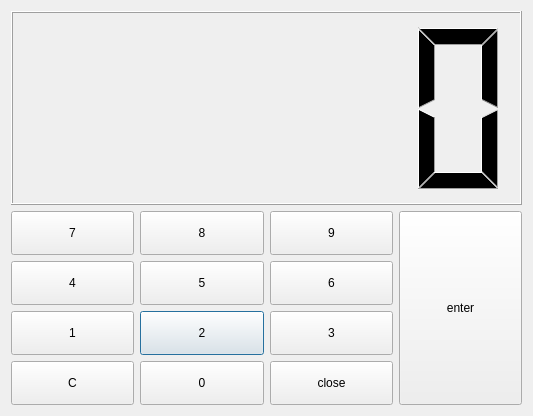
<?xml version="1.0" encoding="UTF-8"?>
<ui version="4.0">
 <class>keypad</class>
 <widget class="QDialog" name="keypad">
  <property name="geometry">
   <rect>
    <x>0</x>
    <y>0</y>
    <width>533</width>
    <height>416</height>
   </rect>
  </property>
  <property name="windowTitle">
   <string>Dialog</string>
  </property>
  <layout class="QGridLayout" name="gridLayout_2">
   <item row="0" column="0">
    <widget class="QLCDNumber" name="lcdDisplay"/>
   </item>
   <item row="1" column="0">
    <layout class="QGridLayout" name="gridLayout">
     <item row="2" column="1">
      <widget class="QPushButton" name="pushButton_num_2">
       <property name="sizePolicy">
        <sizepolicy hsizetype="Preferred" vsizetype="Preferred">
         <horstretch>0</horstretch>
         <verstretch>0</verstretch>
        </sizepolicy>
       </property>
       <property name="text">
        <string>2</string>
       </property>
      </widget>
     </item>
     <item row="2" column="2">
      <widget class="QPushButton" name="pushButton_num_3">
       <property name="sizePolicy">
        <sizepolicy hsizetype="Preferred" vsizetype="Preferred">
         <horstretch>0</horstretch>
         <verstretch>0</verstretch>
        </sizepolicy>
       </property>
       <property name="text">
        <string>3</string>
       </property>
      </widget>
     </item>
     <item row="2" column="0">
      <widget class="QPushButton" name="pushButton_num_1">
       <property name="sizePolicy">
        <sizepolicy hsizetype="Preferred" vsizetype="Preferred">
         <horstretch>0</horstretch>
         <verstretch>0</verstretch>
        </sizepolicy>
       </property>
       <property name="text">
        <string>1</string>
       </property>
      </widget>
     </item>
     <item row="1" column="0">
      <widget class="QPushButton" name="pushButton_num_4">
       <property name="sizePolicy">
        <sizepolicy hsizetype="Preferred" vsizetype="Preferred">
         <horstretch>0</horstretch>
         <verstretch>0</verstretch>
        </sizepolicy>
       </property>
       <property name="text">
        <string>4</string>
       </property>
      </widget>
     </item>
     <item row="0" column="2">
      <widget class="QPushButton" name="pushButton_num_9">
       <property name="sizePolicy">
        <sizepolicy hsizetype="Preferred" vsizetype="Preferred">
         <horstretch>0</horstretch>
         <verstretch>0</verstretch>
        </sizepolicy>
       </property>
       <property name="text">
        <string>9</string>
       </property>
      </widget>
     </item>
     <item row="1" column="1">
      <widget class="QPushButton" name="pushButton_num_5">
       <property name="sizePolicy">
        <sizepolicy hsizetype="Preferred" vsizetype="Preferred">
         <horstretch>0</horstretch>
         <verstretch>0</verstretch>
        </sizepolicy>
       </property>
       <property name="text">
        <string>5</string>
       </property>
      </widget>
     </item>
     <item row="1" column="2">
      <widget class="QPushButton" name="pushButton_num_6">
       <property name="sizePolicy">
        <sizepolicy hsizetype="Preferred" vsizetype="Preferred">
         <horstretch>0</horstretch>
         <verstretch>0</verstretch>
        </sizepolicy>
       </property>
       <property name="text">
        <string>6</string>
       </property>
      </widget>
     </item>
     <item row="0" column="0">
      <widget class="QPushButton" name="pushButton_num_7">
       <property name="sizePolicy">
        <sizepolicy hsizetype="Preferred" vsizetype="Preferred">
         <horstretch>0</horstretch>
         <verstretch>0</verstretch>
        </sizepolicy>
       </property>
       <property name="text">
        <string>7</string>
       </property>
      </widget>
     </item>
     <item row="0" column="1">
      <widget class="QPushButton" name="pushButton_num_8">
       <property name="sizePolicy">
        <sizepolicy hsizetype="Preferred" vsizetype="Preferred">
         <horstretch>0</horstretch>
         <verstretch>0</verstretch>
        </sizepolicy>
       </property>
       <property name="text">
        <string>8</string>
       </property>
      </widget>
     </item>
     <item row="3" column="1">
      <widget class="QPushButton" name="pushButton_num_0">
       <property name="sizePolicy">
        <sizepolicy hsizetype="Preferred" vsizetype="Preferred">
         <horstretch>0</horstretch>
         <verstretch>0</verstretch>
        </sizepolicy>
       </property>
       <property name="text">
        <string>0</string>
       </property>
      </widget>
     </item>
     <item row="3" column="0">
      <widget class="QPushButton" name="pushButton_clear">
       <property name="sizePolicy">
        <sizepolicy hsizetype="Preferred" vsizetype="Preferred">
         <horstretch>0</horstretch>
         <verstretch>0</verstretch>
        </sizepolicy>
       </property>
       <property name="text">
        <string>C</string>
       </property>
      </widget>
     </item>
     <item row="3" column="2">
      <widget class="QPushButton" name="pushButton_close">
       <property name="sizePolicy">
        <sizepolicy hsizetype="Preferred" vsizetype="Preferred">
         <horstretch>0</horstretch>
         <verstretch>0</verstretch>
        </sizepolicy>
       </property>
       <property name="text">
        <string>close</string>
       </property>
      </widget>
     </item>
     <item row="0" column="3" rowspan="4">
      <widget class="QPushButton" name="pushButton_enter">
       <property name="sizePolicy">
        <sizepolicy hsizetype="Minimum" vsizetype="Preferred">
         <horstretch>0</horstretch>
         <verstretch>0</verstretch>
        </sizepolicy>
       </property>
       <property name="text">
        <string>enter</string>
       </property>
      </widget>
     </item>
    </layout>
   </item>
  </layout>
 </widget>
 <resources/>
 <connections/>
</ui>
